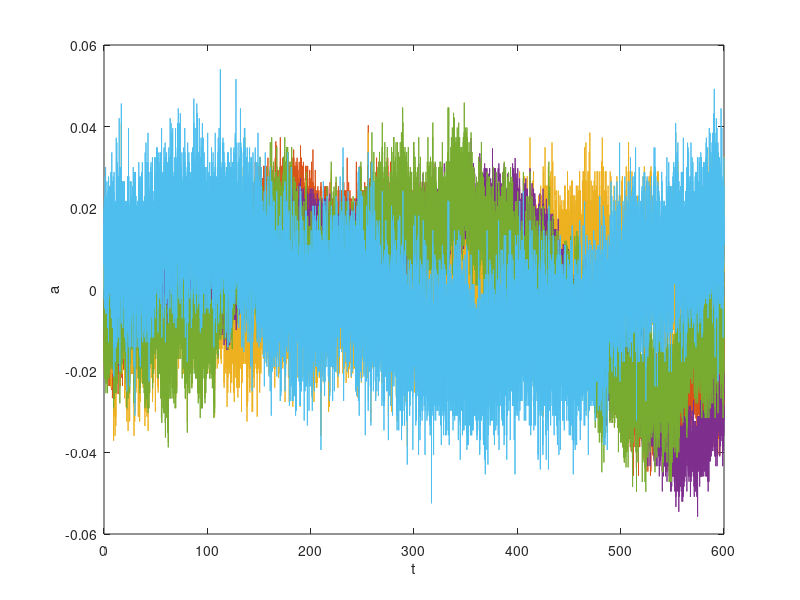

Recreate this plot in MATLAB. (Note: this script raises an error after producing the figure.)
clear all

%% data
bridge = 'trilbardou';
Fs = 50;
load('ponts marne/data/trilbardou1506/ambiant4_10min50Hz26C');
meanToZero = true;
correctClipping = true;

dt = 1/Fs;
t = dt * (0:size(X, 2)-1);


% X = X([2], :);

%% sensors bugs

boundsX = [-20, 0];

if correctClipping
    clippingChanels = [];
    for dof = 1:size(X, 1)
        clippingInds = X(dof, :) < boundsX(1) | X(dof, :) > boundsX(2);
        if any(clippingInds)
            clippingChanels = [clippingChanels, dof];
            X(dof, clippingInds) = nan;
        end
    end
    
    for dof = clippingChanels
        for kt = 2:size(X, 2)
            if isnan(X(dof, kt))
                X(dof, kt) = X(dof, kt-1);
            end
        end
        for kt = size(X, 2)-1:-1:1
            if isnan(X(dof, kt))
                X(dof, kt) = X(dof, kt+1);
            end
        end
    end
    
    if ~isempty(clippingChanels)
        warning(['clipping in channels ', num2str(clippingChanels)]);
    end
end

%%

if meanToZero
    for dof = 1:size(X, 1)
        X(dof, :) = X(dof, :) - mean(X(dof, :));
    end
end


%% plots

fig = figure;
ax = axes(fig);
plts = plot(t, X);
xlabel(ax, 't');
ylabel(ax, 'a');


%% shapes plot

dimensionsShapes

%% wavelet

Q = 10;
NbMaxRidges = 1;
NbMaxParallelRidges = 1;
fmin = 0.5;
fmax = 5;

WaveletMenu('WaveletPlot', plts, 'Q', Q, 'fmin', fmin, 'fmax', fmax, 'AutocorrelationMode', true, 'MaxLagCorr', 100,...
    'MaxRidges', NbMaxRidges, 'MaxParallelRidges', NbMaxParallelRidges, 'RealShapePlot', shapePlotBridge);

















% 
% 
% %%
% 
% %(K-w2*M)*phi = 0 => (M\K-w2*Id)*phi = 0 => M\K*phi = w2*phi
% 
% mu = 1;
% deltaX = 1;
% N = 10;
% masse_essieu = 10;
% 
% 
% M = eye(N)*mu*deltaX;
% 
% 
% K = 6*eye(N);
% for index = 1:N-1
%     K(index, index+1) = -4;
%     K(index+1 , index) = -4;
% end
% for index = 1:N-2
%     K(index, index+2) = 1;
%     K(index+2 , index) = 1;
% end
% 
% 
% 
% xessieu = 5;
% DDLessieu = round(xessieu/deltaX);
% Mtilde = M;
% Mtilde(DDLessieu, DDLessieu) = Mtilde(DDLessieu, DDLessieu) + masse_essieu;
% 
% 
% 
% [Vtilde, Dtilde] = eig(Mtilde\K);
% 
% for mode = 1:N
%     deformee = Vtilde(:, mode);
%     m_modal = traspose(deformee)*Mtilde*deformee;
%     k_modal = traspose(deformee)*K*deformee;
%     c_modal = traspose(deformee)*C*deformee;
%     
%     
% 











































